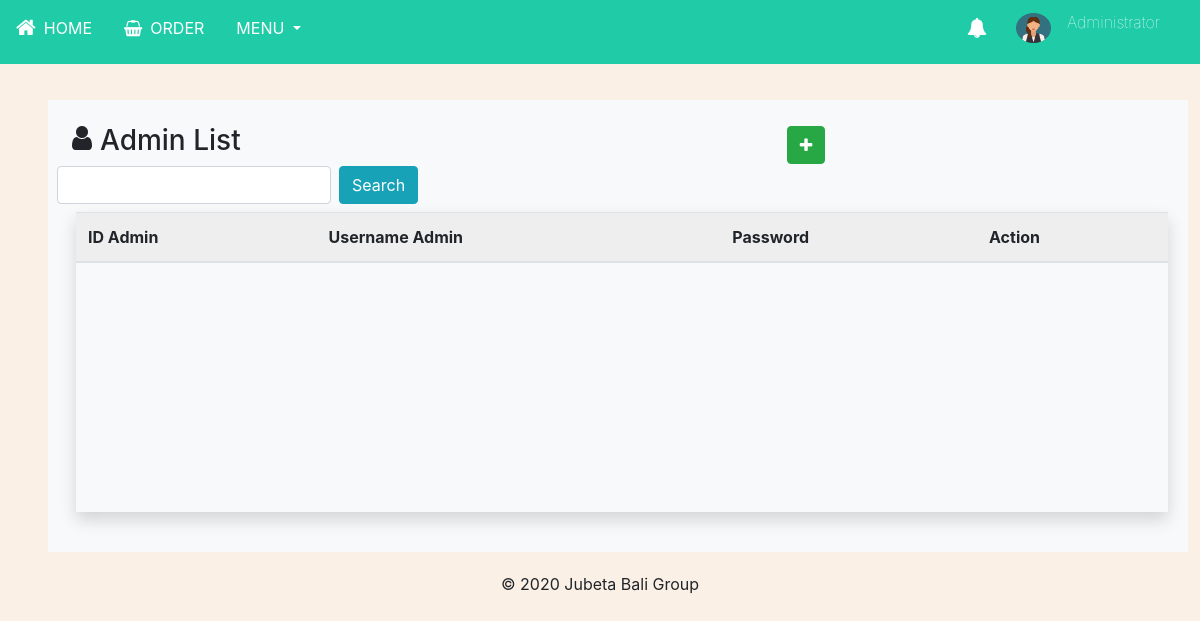
/admin/daftar-admin.php, run on an earlier commit of the app's database.
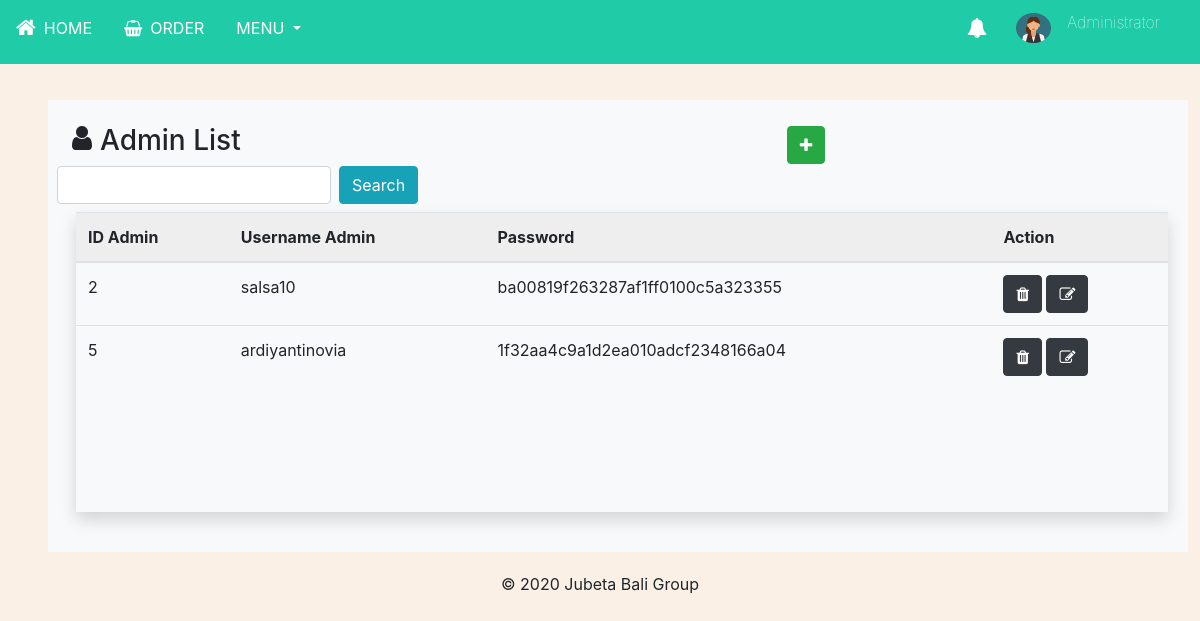
And on a later commit of the database.
### tables this page shows
CREATE TABLE `user_jubeta` (
  `id_user` int(11) NOT NULL,
  `username` varchar(100) DEFAULT NULL,
  `passwd` varchar(225) DEFAULT NULL,
  `tingkatan_user` varchar(50) NOT NULL
);

### admin/daftar-admin.php (the view, shortened to what this page needs)
<?php
require 'function-1.php';
$result = mysqli_query($koneksi, "SELECT * FROM user_jubeta WHERE tingkatan_user = 'admin'");
?>
<!DOCTYPE html>
<html lang="en">
<head>
    <link rel="stylesheet" href="https://cdn.jsdelivr.net/npm/bootstrap@4.5.3/dist/css/bootstrap.min.css">
    <link rel="stylesheet" href="../assets/style.css"/>
    <link rel="stylesheet" href="https://stackpath.bootstrapcdn.com/font-awesome/4.7.0/css/font-awesome.min.css"/>
</head>
<body class="admin-bg">
<header>
<?php include '../assets/layout/header.php' ?>
</header>
<div class="container ml-5 bg-light content-order p-4">
<form action="" method="POST" class="form-inline">
    <h3><i class="fa fa-user d-inline-block align-top mr-2"></i>Admin List</h3>
    <a href="tambah-admin.php" class="btn btn-success mr-4" id="addProd"><i class="fa fa-plus"></i></a>
    <div class="row">
      <div class="form-group">
        <input type="text" name="kunci" class="form-control mr-2">
        <button type="search" class="btn btn-info" name="cari">Search</button>
      </div>
    </div>
    </form>
    <div class="table table-responsive tableFixHead shadow mt-2 ml-1">
      <table class="table table-fixed">
        <thead>
          <tr>
            <th>ID Admin</th>
            <th>Username Admin</th>
            <th>Password</th>
            <th>Action</th>
          </tr>
        </thead>
        <tbody>
          <?php
          foreach($result as $row):
          ?>
           <tr>
              <td><?php echo $row['id_user'];?></td>
              <td><?php echo $row['username'];?></td>
              <td><?php echo md5($row['passwd']);?></td>
            <td><button class="btn btn-dark" type="submit"><a href="hapus-admin.php?id_user=<?= $row["id_user"]; ?>" class="text-white"><i class="fa fa-trash fa-md"></i></button>
                  <button class="btn btn-dark" type="submit"><a href="update-admin.php?id_user=<?= $row["id_user"]; ?>" class="text-white"><i class="fa fa-edit fa-md"></i></a></button>
              </td>
           </tr>
            <?php
          endforeach
          ?>
        </tbody>
      </table>
    </div>
  </div>
    <footer class="container-fluid mt-3">
      <p class="text-center">&copy; 2020 Jubeta Bali Group</p>
    </footer>
</body>
</html>

What changed in the data, as far as the page shows it:
added user_jubeta: id_user "2", username "salsa10", passwd "ba00819f263287af1ff0100c5a323355"
added user_jubeta: id_user "5", username "ardiyantinovia", passwd "1f32aa4c9a1d2ea010adcf2348166a04"
